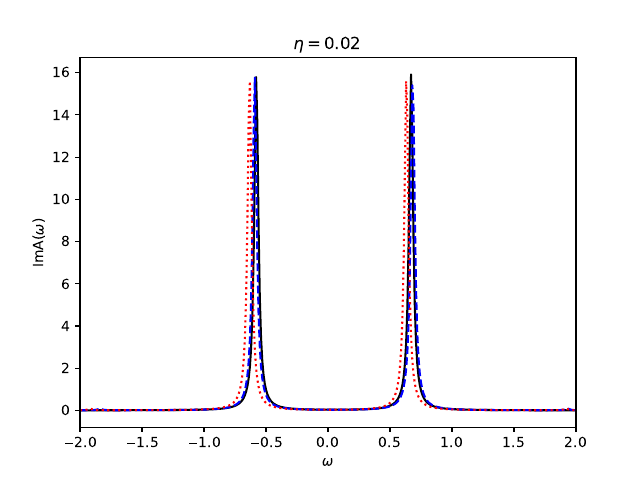

This figure's Python source:
import os
import rhf
import sys
import numpy as np
import matplotlib.pyplot as plt
import tracemalloc
from pyscf import gto, scf, agf2

distance = [1.4]
n_ao = 2
name = 'H2'

mol = gto.M(atom='H 0 0.7 0; H 0 -0.7 0', basis='sto-3g', unit='au')
mf = scf.RHF(mol)
mf.conv_tol = 1e-12
mf.run()

gf2 = agf2.AGF2(mf)
gf2.conv_tol = 1e-7
gf2.run()

# Access the GreensFunction object and compute the spectrum


for r, R in enumerate(distance):
    file_out = name + '_' + str(R) + '.out'
    s = 'cp H2_data/' + name + '_' + str(R) + '.tar.gz . '
    os.system(s)
    s = 'cp H2_data/' + name + '_' + str(R) + '.out . '
    os.system(s)
    s = 'tar -xvzf ' + name + '_' + str(R) + '.tar.gz'
    os.system(s)
    # sys.stdout = open('H2_data_'+str(R)+'.txt', 'w')
    print(f'_____________________{file_out}_____________________')
    nuc_rep = rhf.find_nuc_energy(name + '_' + str(R) + '.out')
    # N = input("Number of electrons? ")
    N = 2
    rhf_scf = rhf.scf_loop(n_ao)

    print(f'_____________________Starting RHF Procedure_____________________')
    E_hf, v_ao, c, fock_ao, fock_sao, x_mat, c_p = rhf_scf.hf_loop(n_ao, nuc_rep, N)
    fock_mo = rhf.fock_transform(fock_ao, c)
    print(f'fock_ao:\n{fock_ao}')
    print(f'fock_sao:\n{fock_sao}')
    print(f'fock_mo:\n{fock_mo}')
    eps = np.diag(fock_mo)
    v_mo = rhf_scf.mo_eri_transformation_n5(c)
    v_mo_new = rhf_scf.chem_to_phys(v_mo)

    mp2 = rhf_scf.mp2_loop(v_mo_new, eps)
    print(f'E_mp2:\n{mp2}')
    print(f"_____________________Starting HF-Green's Function Procedure_____________________")
    w = np.arange(-10.0, 10.0, 0.01, dtype=float)
    n = np.array([0.005, 0.00001, 0.02, 0.1]) #0.005, 0.00001, 1e-6,

    gf = gf2.gf
    eta = 0.02
    spectrum = gf.real_freq_spectrum(w, eta=eta)

    omega = np.zeros((len(w), len(n)), dtype=complex)
    for q in range(len(w)):
        for p in range(len(n)):
            omega[q, p] += w[q] + 1j * n[p]

    Sig_mo, Sig_ao, Sig_sao, A_mo_imag, A_mo_2_imag, A_ao_2_imag, A_sao_2_imag = rhf_scf.gf2_loop(omega, c, c_p, x_mat, v_mo_new, fock_ao, fock_mo, fock_sao)

    print(f"_____________________Creating Spectral Function Graph _____________________")

    plt.figure(1)
    plt.title(f'$\eta={n[2]}$')
    plt.plot(w, A_mo_imag[:, 2], '-k', label='GF_MO')
    plt.plot(w, A_mo_2_imag[:, 2], '--b', label='GF2_MO')
    plt.plot(w, -spectrum, ':r', label='pyscf_RAGF2')
    plt.xlabel('$\omega$')
    plt.ylabel('ImA$(\omega)$')
    plt.legend
    plt.xlim(-2, 2)
    plt.savefig('pyscf_vs_my.pdf', dpi=800)
